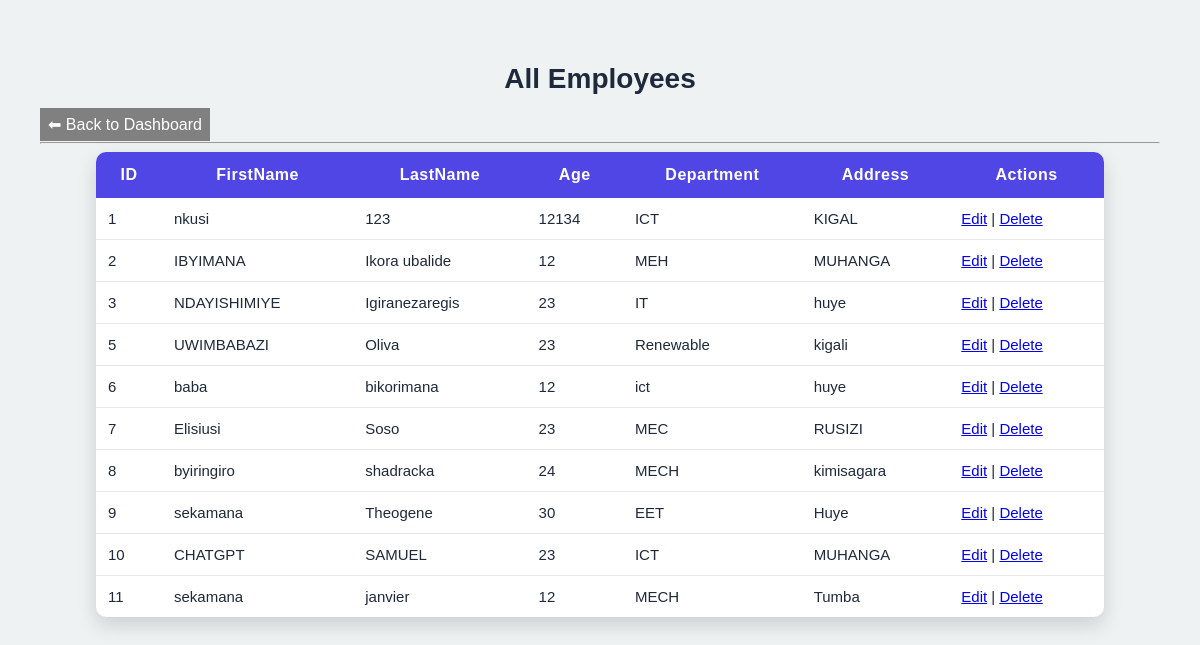
Screenshot of /view_employees.php with the database file from the repository.
### tables this page shows
CREATE TABLE `employees` (
  `id` int(11) NOT NULL,
  `firstname` varchar(100) NOT NULL,
  `lastname` varchar(100) NOT NULL,
  `age` int(11) NOT NULL,
  `department` varchar(100) NOT NULL,
  `address` varchar(255) NOT NULL,
  `created_at` timestamp NOT NULL DEFAULT current_timestamp()
);

### view_employees.php (the view, shortened to what this page needs)
<?php
require "db.php";
?>
<!DOCTYPE html>
<html>
<head>
<link rel="stylesheet" href="okok.css">
</head>
<body>
<div class="container">
<h2>All Employees</h2>
 <a href="manager_dashboard.php" style="padding:8px; background:gray; color:white; text-decoration:none;">⬅ Back to Dashboard</a>
<hr>
<table>
<tr>
    <th>ID</th>
    <th>FirstName</th>
    <th>LastName</th>
    <th>Age</th>
    <th>Department</th>
    <th>Address</th>
    <th>Actions</th>
</tr>
<?php
$sql = "SELECT * FROM employees";
$result = $conn->query($sql);
if ($result->num_rows > 0) {
    while ($row = $result->fetch_assoc()) {
        echo "
        <tr>
            <td>{$row['id']}</td>
            <td>{$row['firstname']}</td>
            <td>{$row['lastname']}</td>
            <td>{$row['age']}</td>
            <td>{$row['department']}</td>
            <td>{$row['address']}</td>
            <td>
                <a href='edit_employee.php?id={$row['id']}'>Edit</a> |
                <a href='delete_employee.php?id={$row['id']}' onclick='return confirm(\"Delete this employee?\");'>Delete</a>
            </td>
        </tr>
        ";
    }
} else {
    echo "<tr><td colspan='7'>No employees found</td></tr>";
}
?>
</table>
</div>
</body>
</html>

### okok.css (style rules this page uses)
body { margin: 0; padding: 40px; font-family: "Poppins", sans-serif; background: #eef2f3; }
h2 { text-align: center; font-size: 28px; margin-bottom: 20px; color: #1e293b; }
table { width: 90%; margin: 0 auto; border-collapse: collapse; background: white; border-radius: 10px; overflow: hidden; box-shadow: 0 8px 20px rgba(0,0,0,0.15); }
table th { background: #4F46E5; color: white; padding: 14px; font-size: 16px; letter-spacing: 0.5px; }
table td { padding: 12px; font-size: 15px; color: #1e293b; border-bottom: 1px solid #e5e7eb; }
table tr:last-child td { border-bottom: none; }

### rows the page displays
employees: id "1", firstname "nkusi", lastname "123", age "12134", department "ICT", address "KIGAL"
employees: id "2", firstname "IBYIMANA", lastname "Ikora ubalide", age "12", department "MEH", address "MUHANGA"
employees: id "3", firstname "NDAYISHIMIYE", lastname "Igiranezaregis", age "23", department "IT", address "huye"
employees: id "5", firstname "UWIMBABAZI", lastname "Oliva", age "23", department "Renewable", address "kigali"
employees: id "6", firstname "baba", lastname "bikorimana", age "12", department "ict", address "huye"
employees: id "7", firstname "Elisiusi", lastname "Soso", age "23", department "MEC", address "RUSIZI"
employees: id "8", firstname "byiringiro", lastname "shadracka", age "24", department "MECH", address "kimisagara"
employees: id "9", firstname "sekamana", lastname "Theogene", age "30", department "EET", address "Huye"
employees: id "10", firstname "CHATGPT", lastname "SAMUEL", age "23", department "ICT", address "MUHANGA"
employees: id "11", firstname "sekamana", lastname "janvier", age "12", department "MECH", address "Tumba"
